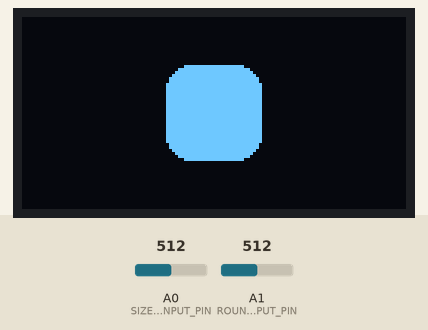
The sketch below on a simulated Arduino Uno, built with avr-gcc and run on an emulated ATmega328P. Shown: 128×64 one-colour display. The test bench sets the inputs (shaded band); at power-on: A0 (SIZE_ANALOG_INPUT_PIN) = 512, A1 (ROUNDNESS_ANALOG_INPUT_PIN) = 512.

Above: at 1.2 s.
1.3 s: A0 (SIZE_ANALOG_INPUT_PIN) set to 716
At 2.4 s:
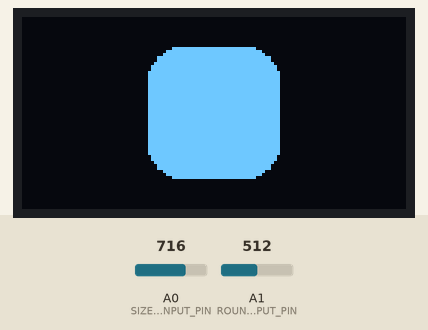
2.8 s: A1 (ROUNDNESS_ANALOG_INPUT_PIN) set to 716
At 3.9 s:
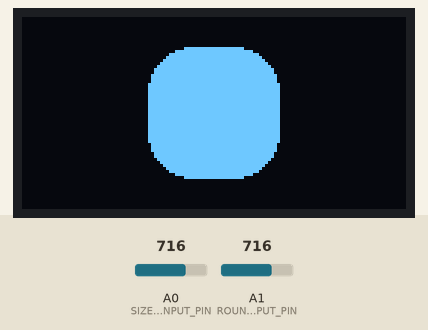
4.3 s: A0 (SIZE_ANALOG_INPUT_PIN) set to 900
At 4.7 s:
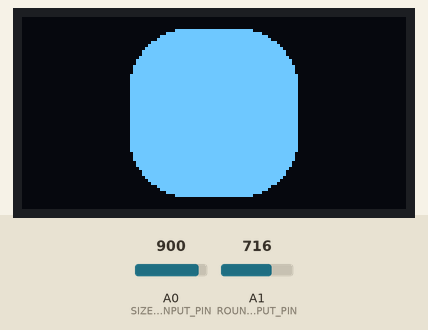
5.9 s: A1 (ROUNDNESS_ANALOG_INPUT_PIN) set to 900
At 7.1 s:
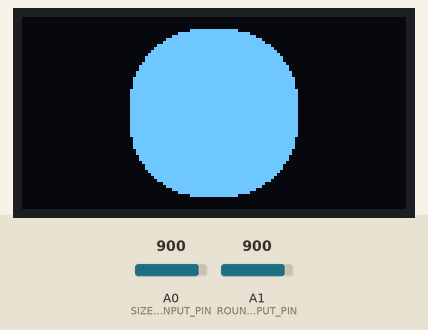
7.4 s: A0 (SIZE_ANALOG_INPUT_PIN) set to 1023
At 8.2 s:
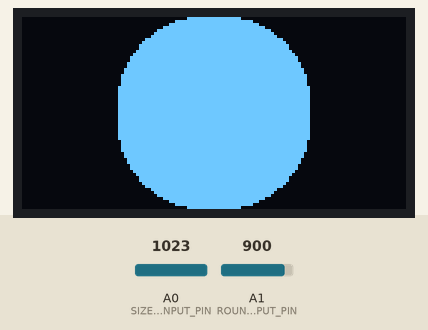
8.9 s: A1 (ROUNDNESS_ANALOG_INPUT_PIN) set to 1023
At 9.4 s:
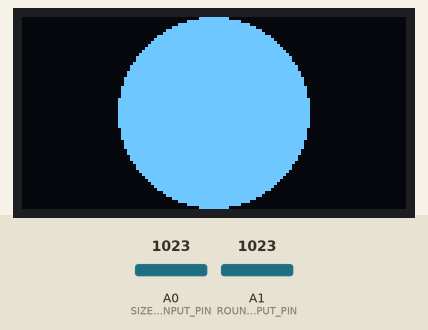
Timing chart, 0 to 11.4 s (numbered marks = the images above; inputs shaded):
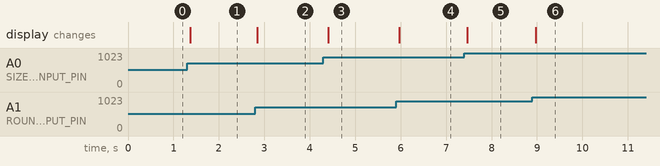

The sketch:

OledInteractiveRoundedRect.ino
```cpp
#include <SPI.h>
#include <Wire.h>
#include <Adafruit_GFX.h>
#include <Adafruit_SSD1306.h>

#define SCREEN_WIDTH 128 // OLED display width, in pixels
#define SCREEN_HEIGHT 64 // OLED display height, in pixels

// Declaration for an SSD1306 display connected to I2C (SDA, SCL pins)
#define OLED_RESET     4 // Reset pin # (or -1 if sharing Arduino reset pin)
Adafruit_SSD1306 _display(SCREEN_WIDTH, SCREEN_HEIGHT, &Wire, OLED_RESET);

const int MAX_ANALOG_INPUT = 1023;
const int SIZE_ANALOG_INPUT_PIN = A0;
const int ROUNDNESS_ANALOG_INPUT_PIN = A1;

void setup() {
  Serial.begin(9600);

  // SSD1306_SWITCHCAPVCC = generate display voltage from 3.3V internally
  if(!_display.begin(SSD1306_SWITCHCAPVCC, 0x3D)) { // Address 0x3D for 128x64
    Serial.println(F("SSD1306 allocation failed"));
    for(;;); // Don't proceed, loop forever
  }

  _display.clearDisplay();
}

void loop() {
  // On each loop, we'll want to clear the display so we're not writing over
  // previously drawn data
  _display.clearDisplay();

  // Read the analog input values
  int sizeSensorVal = analogRead(SIZE_ANALOG_INPUT_PIN);
  int roundSensorVal = analogRead(ROUNDNESS_ANALOG_INPUT_PIN);

  // The maximum size side length is either the display width or height, whichever is smallest
  int maxSize = min(_display.width(), _display.height());

  // Now calculate the side length size based on the sensor val
  int sideLength = map(sizeSensorVal, 0, MAX_ANALOG_INPUT, 0, maxSize);
  // Now calculate the corner radius based on the sensor val
  int cornerRadius = map(roundSensorVal, 0, MAX_ANALOG_INPUT, 0, sideLength/2);

  // Center the rounded rectangle
  int xCenter = _display.width() / 2;
  int yCenter = _display.height() / 2;

  // Draw it on the screen
  _display.fillRoundRect(xCenter - sideLength/2, yCenter - sideLength/2, sideLength, sideLength, cornerRadius, SSD1306_WHITE);

  // Render the graphics buffer to screen
  _display.display();

  delay(50);
}
```

Blinker.cpp
```cpp
#include "Blinker.h"

/**
* This Blinker constructor takes parameters pin and blinkInterval,
* pin specifies the output pin, and blinkInterval specifies the time
* in between each blink of the LED
*/
Blinker::Blinker(const int pin, const unsigned long blinkInterval) :
  _pin(pin), _interval(blinkInterval) // initialize const like this in C++
{
  _state = LOW;
  _prevTime = 0;
  pinMode(_pin, OUTPUT);
}

/**
* Calculates whether to toggle output state based on the set interval
* Call this function once per loop()
*/
void Blinker::update() {
  unsigned long currentTime = millis();

  if (currentTime - _prevTime >= _interval) {
    _prevTime = currentTime;
    _state = !_state;
    digitalWrite(_pin, _state);
  }
}
```

Blinker.h
```cpp
/**
 * This class toggles output between HIGH and LOW for a given pin
 * based on the provided "blink" interval
 *
 * Usage:
 *  Blinker _ledBlinker(3, 200); // blinks Pin 3 on/off every 200 ms
 *
 *  loop(){
 *    _ledBlinker.update();
 *  }
 */

#include <Arduino.h>

class Blinker{

  private:
    const int _pin;                 // output pin
    const unsigned long _interval;  // blink interval in ms

    int _state;                     // current state (either HIGH OR LOW)
    unsigned long _prevTime;        // last state toggle in ms

  public:
    Blinker(const int pin, const unsigned long blinkInterval);
    void update();
};
```

Measured:
- after the input at 1.3 s, the display: changes after 0.07 s (image 1)
- after the input at 2.8 s, the display: changes after 0.05 s (image 2)
- after the input at 4.3 s, the display: changes after 0.11 s (image 3)
- after the input at 5.9 s, the display: changes after 0.07 s (image 4)
- after the input at 7.4 s, the display: changes after 0.07 s (image 5)
- after the input at 8.9 s, the display: changes after 0.07 s (image 6)
